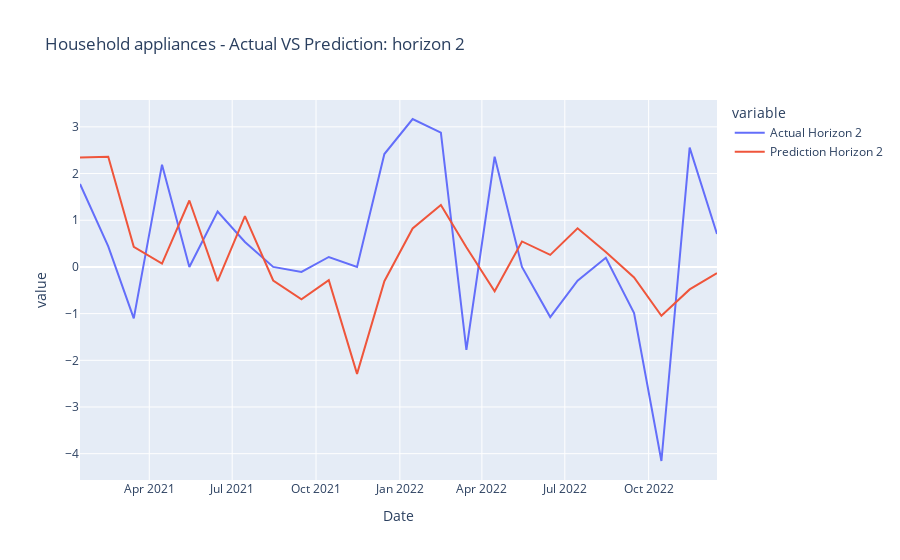
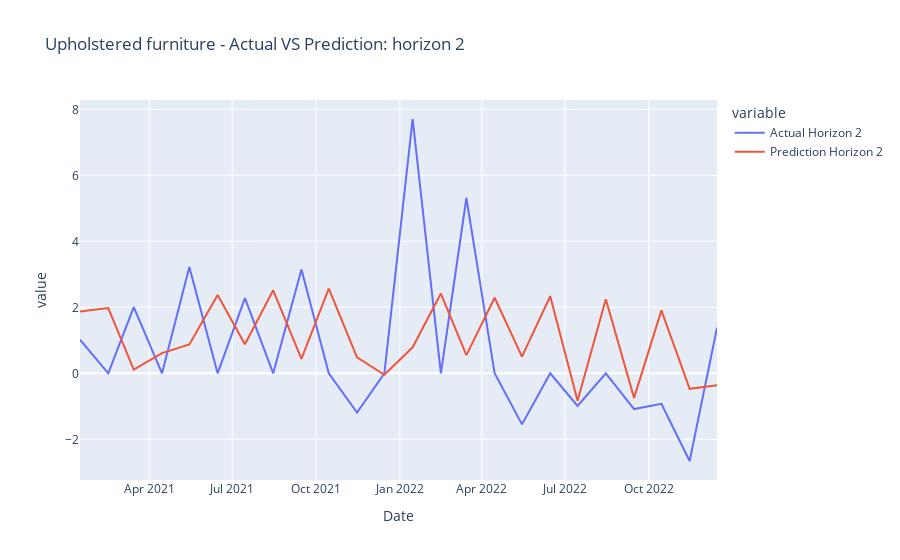
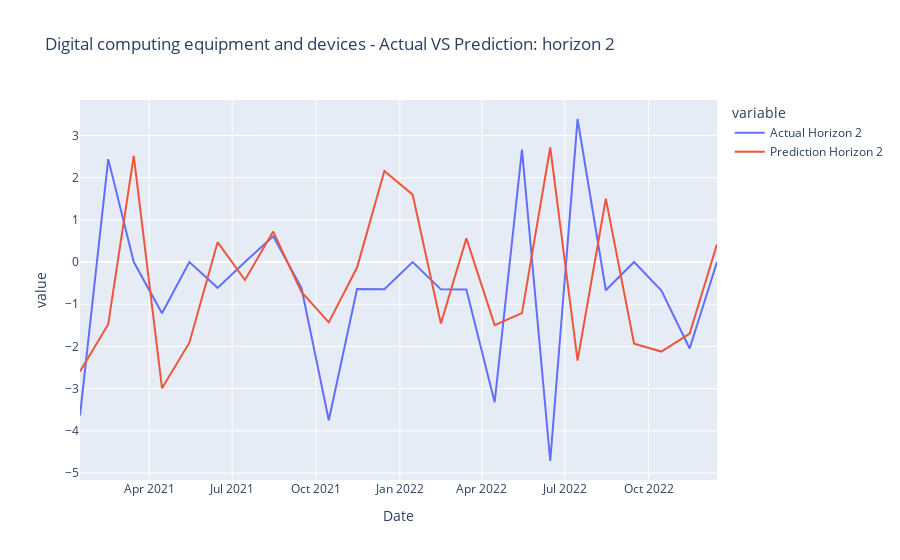
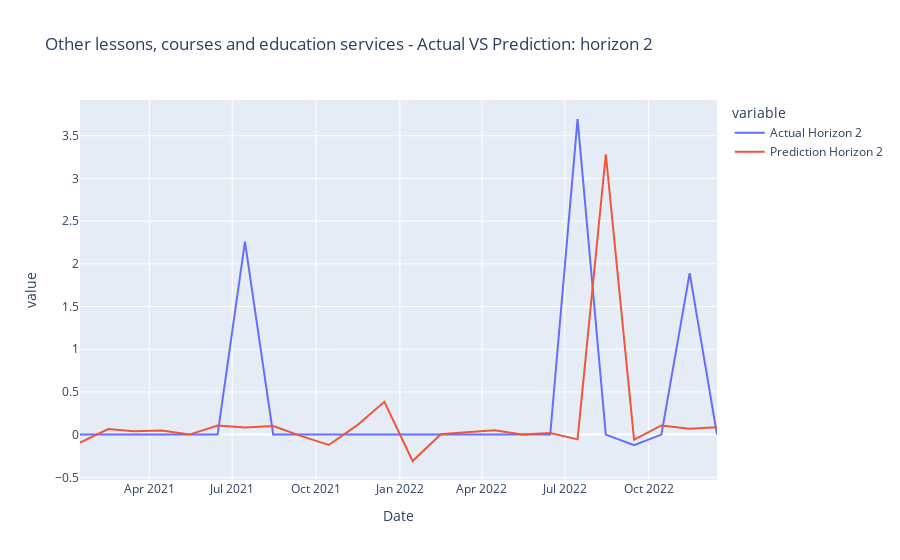

Source (notebook cell) for these figures, in order:
### Code cell
#categories = list(all_data_test_dict_hor_2.keys())
plot_results_horizon(all_data_test_dict_hor_2, categories, 2)

### Figure 1 — Plotly figure (JSON) as saved in the notebook; plotly's stock layout.template omitted (floating-point values rounded to 4 significant figures)
{"data": [{"hovertemplate": "variable=Actual Horizon 2<br>Date=%{x}<br>value=%{y}<extra></extra>", "legendgroup": "Actual Horizon 2", "line": {"color": "#636efa", "dash": "solid"}, "marker": {"symbol": "circle"}, "mode": "lines", "name": "Actual Horizon 2", "orientation": "v", "showlegend": true, "type": "scatter", "x": ["2021-01-15", "2021-02-15", "2021-03-15", "2021-04-15", "2021-05-15", "2021-06-15", "2021-07-15", "2021-08-15", "2021-09-15", "2021-10-15", "2021-11-15", "2021-12-15", "2022-01-15", "2022-02-15", "2022-03-15", "2022-04-15", "2022-05-15", "2022-06-15", "2022-07-15", "2022-08-15", "2022-09-15", "2022-10-15", "2022-11-15", "2022-12-15", null, null], "xaxis": "x", "y": [1.776, 0.4391, -1.101, 2.191, 0, 1.185, 0.5339, 0, -0.1066, 0.213, 0, 2.417, 3.168, 2.876, -1.775, 2.36, 0, -1.075, -0.2951, 0.1969, -0.9882, -4.157, 2.555, 0.7039, null, null], "yaxis": "y"}, {"hovertemplate": "variable=Prediction Horizon 2<br>Date=%{x}<br>value=%{y}<extra></extra>", "legendgroup": "Prediction Horizon 2", "line": {"color": "#EF553B", "dash": "solid"}, "marker": {"symbol": "circle"}, "mode": "lines", "name": "Prediction Horizon 2", "orientation": "v", "showlegend": true, "type": "scatter", "x": ["2021-01-15", "2021-02-15", "2021-03-15", "2021-04-15", "2021-05-15", "2021-06-15", "2021-07-15", "2021-08-15", "2021-09-15", "2021-10-15", "2021-11-15", "2021-12-15", "2022-01-15", "2022-02-15", "2022-03-15", "2022-04-15", "2022-05-15", "2022-06-15", "2022-07-15", "2022-08-15", "2022-09-15", "2022-10-15", "2022-11-15", "2022-12-15", null, null], "xaxis": "x", "y": [2.342, 2.359, 0.4292, 0.07043, 1.423, -0.3033, 1.087, -0.2906, -0.6913, -0.2835, -2.29, -0.3047, 0.8248, 1.328, 0.4205, -0.5199, 0.5453, 0.2576, 0.8266, 0.32, -0.2242, -1.047, -0.4816, -0.1339, -0.006729, 0.5448], "yaxis": "y"}], "layout": {"legend": {"title": {"text": "variable"}, "tracegroupgap": 0}, "title": {"text": "Household appliances - Actual VS Prediction: horizon 2"}, "xaxis": {"anchor": "y", "domain": [0, 1], "title": {"text": "Date"}}, "yaxis": {"anchor": "x", "domain": [0, 1], "title": {"text": "value"}}}}

### Figure 2 — Plotly figure (JSON) as saved in the notebook; plotly's stock layout.template omitted (floating-point values rounded to 4 significant figures)
{"data": [{"hovertemplate": "variable=Actual Horizon 2<br>Date=%{x}<br>value=%{y}<extra></extra>", "legendgroup": "Actual Horizon 2", "line": {"color": "#636efa", "dash": "solid"}, "marker": {"symbol": "circle"}, "mode": "lines", "name": "Actual Horizon 2", "orientation": "v", "showlegend": true, "type": "scatter", "x": ["2021-01-15", "2021-02-15", "2021-03-15", "2021-04-15", "2021-05-15", "2021-06-15", "2021-07-15", "2021-08-15", "2021-09-15", "2021-10-15", "2021-11-15", "2021-12-15", "2022-01-15", "2022-02-15", "2022-03-15", "2022-04-15", "2022-05-15", "2022-06-15", "2022-07-15", "2022-08-15", "2022-09-15", "2022-10-15", "2022-11-15", "2022-12-15", null, null], "xaxis": "x", "y": [1.017, 0, 2.004, 0, 3.221, 0, 2.279, 0, 3.143, 0, -1.19, 0, 7.706, 0, 5.312, 0, -1.548, 0, -0.9901, 0, -1.084, -0.9263, -2.658, 1.381, null, null], "yaxis": "y"}, {"hovertemplate": "variable=Prediction Horizon 2<br>Date=%{x}<br>value=%{y}<extra></extra>", "legendgroup": "Prediction Horizon 2", "line": {"color": "#EF553B", "dash": "solid"}, "marker": {"symbol": "circle"}, "mode": "lines", "name": "Prediction Horizon 2", "orientation": "v", "showlegend": true, "type": "scatter", "x": ["2021-01-15", "2021-02-15", "2021-03-15", "2021-04-15", "2021-05-15", "2021-06-15", "2021-07-15", "2021-08-15", "2021-09-15", "2021-10-15", "2021-11-15", "2021-12-15", "2022-01-15", "2022-02-15", "2022-03-15", "2022-04-15", "2022-05-15", "2022-06-15", "2022-07-15", "2022-08-15", "2022-09-15", "2022-10-15", "2022-11-15", "2022-12-15", null, null], "xaxis": "x", "y": [1.874, 1.977, 0.113, 0.6118, 0.8763, 2.373, 0.8816, 2.516, 0.4369, 2.565, 0.4802, -0.04558, 0.7883, 2.418, 0.5507, 2.289, 0.507, 2.336, -0.8289, 2.245, -0.7442, 1.907, -0.4702, -0.3602, 1.54, 0.801], "yaxis": "y"}], "layout": {"legend": {"title": {"text": "variable"}, "tracegroupgap": 0}, "title": {"text": "Upholstered furniture - Actual VS Prediction: horizon 2"}, "xaxis": {"anchor": "y", "domain": [0, 1], "title": {"text": "Date"}}, "yaxis": {"anchor": "x", "domain": [0, 1], "title": {"text": "value"}}}}

### Figure 3 — Plotly figure (JSON) as saved in the notebook; plotly's stock layout.template omitted (floating-point values rounded to 4 significant figures)
{"data": [{"hovertemplate": "variable=Actual Horizon 2<br>Date=%{x}<br>value=%{y}<extra></extra>", "legendgroup": "Actual Horizon 2", "line": {"color": "#636efa", "dash": "solid"}, "marker": {"symbol": "circle"}, "mode": "lines", "name": "Actual Horizon 2", "orientation": "v", "showlegend": true, "type": "scatter", "x": ["2021-01-15", "2021-02-15", "2021-03-15", "2021-04-15", "2021-05-15", "2021-06-15", "2021-07-15", "2021-08-15", "2021-09-15", "2021-10-15", "2021-11-15", "2021-12-15", "2022-01-15", "2022-02-15", "2022-03-15", "2022-04-15", "2022-05-15", "2022-06-15", "2022-07-15", "2022-08-15", "2022-09-15", "2022-10-15", "2022-11-15", "2022-12-15", null, null], "xaxis": "x", "y": [-3.637, 2.439, 0, -1.212, 0, -0.6116, 0, 0.6116, -0.6116, -3.75, -0.639, -0.6431, 0, -0.6473, -0.6515, -3.323, 2.667, -4.715, 3.39, -0.6689, 0, -0.6734, -2.048, 0, null, null], "yaxis": "y"}, {"hovertemplate": "variable=Prediction Horizon 2<br>Date=%{x}<br>value=%{y}<extra></extra>", "legendgroup": "Prediction Horizon 2", "line": {"color": "#EF553B", "dash": "solid"}, "marker": {"symbol": "circle"}, "mode": "lines", "name": "Prediction Horizon 2", "orientation": "v", "showlegend": true, "type": "scatter", "x": ["2021-01-15", "2021-02-15", "2021-03-15", "2021-04-15", "2021-05-15", "2021-06-15", "2021-07-15", "2021-08-15", "2021-09-15", "2021-10-15", "2021-11-15", "2021-12-15", "2022-01-15", "2022-02-15", "2022-03-15", "2022-04-15", "2022-05-15", "2022-06-15", "2022-07-15", "2022-08-15", "2022-09-15", "2022-10-15", "2022-11-15", "2022-12-15", null, null], "xaxis": "x", "y": [-2.591, -1.473, 2.515, -2.989, -1.91, 0.4703, -0.4258, 0.7229, -0.7089, -1.429, -0.1292, 2.16, 1.598, -1.457, 0.5613, -1.494, -1.208, 2.715, -2.333, 1.502, -1.936, -2.122, -1.695, 0.4218, 0.634, 1.14], "yaxis": "y"}], "layout": {"legend": {"title": {"text": "variable"}, "tracegroupgap": 0}, "title": {"text": "Digital computing equipment and devices - Actual VS Prediction: horizon 2"}, "xaxis": {"anchor": "y", "domain": [0, 1], "title": {"text": "Date"}}, "yaxis": {"anchor": "x", "domain": [0, 1], "title": {"text": "value"}}}}

### Figure 4 — Plotly figure (JSON) as saved in the notebook; plotly's stock layout.template omitted (floating-point values rounded to 4 significant figures)
{"data": [{"hovertemplate": "variable=Actual Horizon 2<br>Date=%{x}<br>value=%{y}<extra></extra>", "legendgroup": "Actual Horizon 2", "line": {"color": "#636efa", "dash": "solid"}, "marker": {"symbol": "circle"}, "mode": "lines", "name": "Actual Horizon 2", "orientation": "v", "showlegend": true, "type": "scatter", "x": ["2021-01-15", "2021-02-15", "2021-03-15", "2021-04-15", "2021-05-15", "2021-06-15", "2021-07-15", "2021-08-15", "2021-09-15", "2021-10-15", "2021-11-15", "2021-12-15", "2022-01-15", "2022-02-15", "2022-03-15", "2022-04-15", "2022-05-15", "2022-06-15", "2022-07-15", "2022-08-15", "2022-09-15", "2022-10-15", "2022-11-15", "2022-12-15", null, null], "xaxis": "x", "y": [0, 0, 0, 0, 0, 0, 2.259, 0, 0, 0, 0, 0, 0, 0, 0, 0, 0, 0, 3.696, 0, -0.1231, 0, 1.891, 0, null, null], "yaxis": "y"}, {"hovertemplate": "variable=Prediction Horizon 2<br>Date=%{x}<br>value=%{y}<extra></extra>", "legendgroup": "Prediction Horizon 2", "line": {"color": "#EF553B", "dash": "solid"}, "marker": {"symbol": "circle"}, "mode": "lines", "name": "Prediction Horizon 2", "orientation": "v", "showlegend": true, "type": "scatter", "x": ["2021-01-15", "2021-02-15", "2021-03-15", "2021-04-15", "2021-05-15", "2021-06-15", "2021-07-15", "2021-08-15", "2021-09-15", "2021-10-15", "2021-11-15", "2021-12-15", "2022-01-15", "2022-02-15", "2022-03-15", "2022-04-15", "2022-05-15", "2022-06-15", "2022-07-15", "2022-08-15", "2022-09-15", "2022-10-15", "2022-11-15", "2022-12-15", null, null], "xaxis": "x", "y": [-0.09489, 0.06545, 0.04045, 0.04669, 8.794e-05, 0.107, 0.08381, 0.1003, -0.01728, -0.1213, 0.1076, 0.3839, -0.3091, 0.004203, 0.02702, 0.05003, 0.00146, 0.01793, -0.05561, 3.283, -0.0582, 0.107, 0.06774, 0.08735, 0.05095, 0.09614], "yaxis": "y"}], "layout": {"legend": {"title": {"text": "variable"}, "tracegroupgap": 0}, "title": {"text": "Other lessons, courses and education services - Actual VS Prediction: horizon 2"}, "xaxis": {"anchor": "y", "domain": [0, 1], "title": {"text": "Date"}}, "yaxis": {"anchor": "x", "domain": [0, 1], "title": {"text": "value"}}}}
